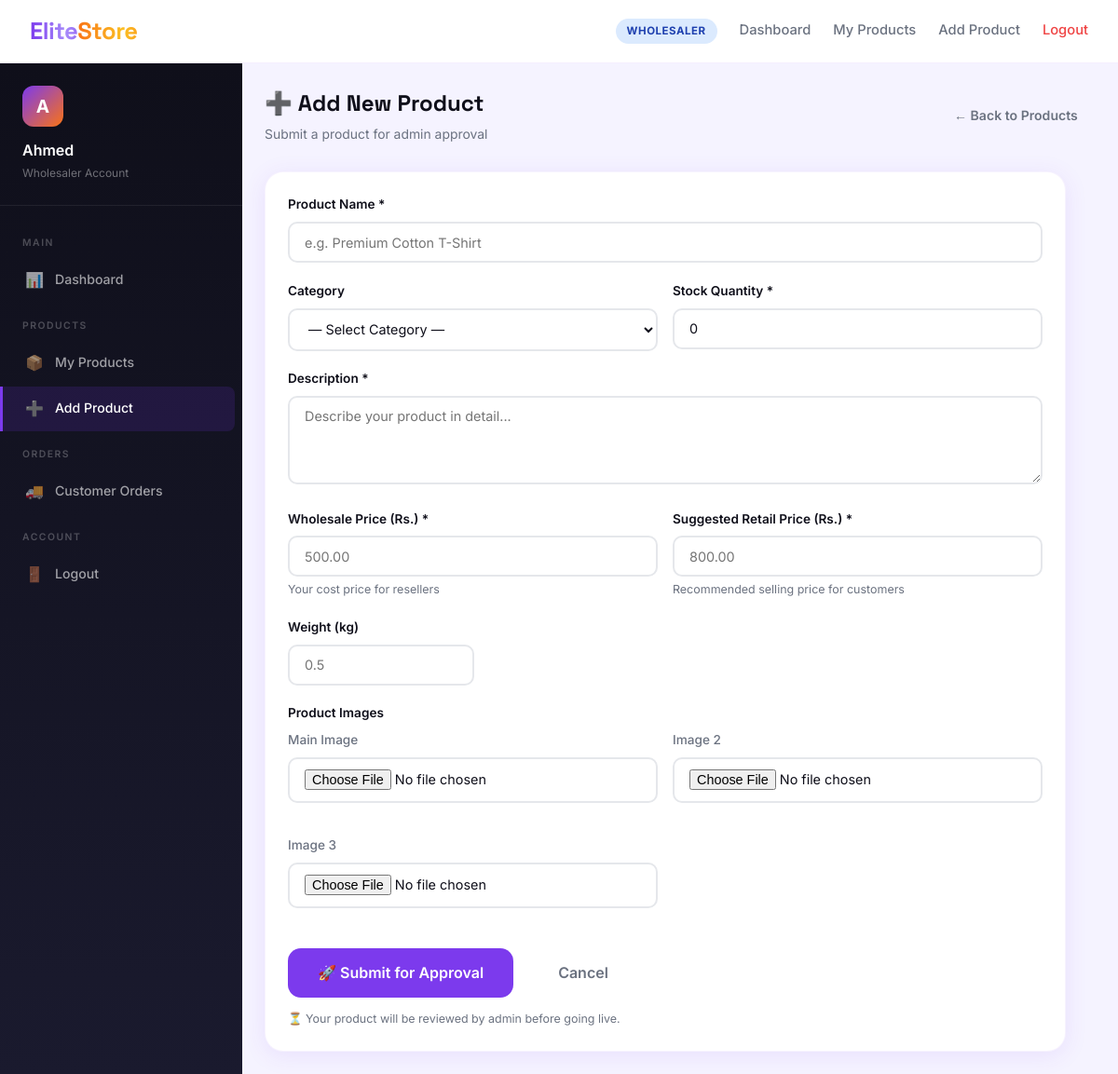
The app's page /wholesaler/add-product/ (signed in) with its own data.
### core/models.py (models this page shows, shortened)
class User(AbstractUser):
    ROLE_CHOICES = [
        ('admin', 'Admin'),
        ('wholesaler', 'Wholesaler'),
        ('reseller', 'Reseller'),
    ]
    role = models.CharField(max_length=20, choices=ROLE_CHOICES, default='reseller')
    phone = models.CharField(max_length=20, blank=True)
    city = models.CharField(max_length=100, blank=True)
    address = models.TextField(blank=True)
    is_verified = models.BooleanField(default=False)
    profile_pic = models.ImageField(upload_to='profiles/', blank=True, null=True)
    created_at = models.DateTimeField(auto_now_add=True)
    cnic = models.CharField(max_length=20, blank=True)
    business_name = models.CharField(max_length=200, blank=True)
    bank_name = models.CharField(max_length=100, blank=True)
    bank_account_title = models.CharField(max_length=200, blank=True)
    bank_account_number = models.CharField(max_length=50, blank=True)
    easypaisa_number = models.CharField(max_length=20, blank=True)
    jazzcash_number = models.CharField(max_length=20, blank=True)

### core/views.py (the view, shortened to what this page needs)
# urls.py: path('wholesaler/add-product/', views.add_product, name='add_product'),
@role_required('wholesaler')
def add_product(request):
    form = ProductForm()
    categories = Category.objects.all().order_by('name')
    return render(request, 'core/add_product.html', {'form': form, 'categories': categories})

### core/forms.py
class ProductForm(forms.ModelForm):
    class Meta:
        model = Product
        fields = ['name', 'category', 'description', 'wholesale_price', 'suggested_retail_price', 'stock', 'image', 'image2', 'image3', 'weight']
        widgets = {
            'description': forms.Textarea(attrs={'rows': 4}),
        }

### core/context_processors.py (called while the page is built)
def admin_context(request):
    if not request.user.is_authenticated or not hasattr(request.user, 'role'):
        return {}
    if request.user.role != 'admin':
        return {}
    return {
        'pending_users': User.objects.filter(is_verified=False).exclude(role='admin').count(),
        'pending_products': Product.objects.filter(status='pending').count(),
        'pending_payouts': Payout.objects.filter(status='pending').count(),
    }

### core/views.py (called while the page is built)
def role_required(*roles):
    def decorator(view_func):
        @wraps(view_func)
        @login_required
        def wrapper(request, *args, **kwargs):
            if request.user.role not in roles:
                messages.error(request, 'Access denied.')
                return redirect('dashboard')
            return view_func(request, *args, **kwargs)
        return wrapper
    return decorator

### templates/core/add_product.html (shortened to what this page needs)
{% extends 'core/base_dashboard.html' %}
{% block dashboard_content %}
<div class="page-header">
  <div>
    <h1 class="page-title">{% if edit %}✏️ Edit Product{% else %}➕ Add New Product{% endif %}</h1>
    <p class="page-subtitle">{% if edit %}Update your product details{% else %}Submit a product for admin approval{% endif %}</p>
  </div>
  <a href="{% url 'my_products' %}" class="btn btn-ghost">← Back to Products</a>
</div>
<div class="card" style="max-width:860px;">
  <form method="post" enctype="multipart/form-data">
    <div class="form-group">
      <label class="form-label">Product Name *</label>
      <input type="text" name="name" class="form-control" value="{{ form.name.value|default:'' }}" placeholder="e.g. Premium Cotton T-Shirt" required>
    </div>
    <div class="form-grid">
      <div class="form-group">
        <label class="form-label">Category</label>
        <select name="category" class="form-control">
          <option value="">— Select Category —</option>
        </select>
      </div>
      <div class="form-group">
        <label class="form-label">Stock Quantity *</label>
        <input type="number" name="stock" class="form-control" value="{{ form.stock.value|default:'0' }}" min="0" required>
      </div>
    </div>
    <div class="form-group">
      <label class="form-label">Description *</label>
      <textarea name="description" class="form-control" rows="4" placeholder="Describe your product in detail..." required>{{ form.description.value|default:'' }}</textarea>
    </div>
    <div class="form-grid">
      <div class="form-group">
        <label class="form-label">Wholesale Price (Rs.) *</label>
        <input type="number" name="wholesale_price" class="form-control" value="{{ form.wholesale_price.value|default:'' }}" step="0.01" min="0" placeholder="500.00" required>
        <p class="form-hint">Your cost price for resellers</p>
      </div>
      <div class="form-group">
        <label class="form-label">Suggested Retail Price (Rs.) *</label>
        <input type="number" name="suggested_retail_price" class="form-control" value="{{ form.suggested_retail_price.value|default:'' }}" step="0.01" min="0" placeholder="800.00" required>
        <p class="form-hint">Recommended selling price for customers</p>
      </div>
    </div>
    <div class="form-group">
      <label class="form-label">Weight (kg)</label>
      <input type="number" name="weight" class="form-control" value="{{ form.weight.value|default:'' }}" step="0.01" min="0" placeholder="0.5" style="max-width:200px;">
    </div>
    <div style="margin-bottom:1.5rem;">
      <label class="form-label">Product Images</label>
      <div class="form-grid">
        <div class="form-group">
          <label class="form-label" style="font-weight:500;color:var(--gray)">Main Image</label>
          <input type="file" name="image" class="form-control" accept="image/*" onchange="previewImage(this,'prev1')">
        </div>
        <div class="form-group">
          <label class="form-label" style="font-weight:500;color:var(--gray)">Image 2</label>
          <input type="file" name="image2" class="form-control" accept="image/*" onchange="previewImage(this,'prev2')">
        </div>
        <div class="form-group">
          <label class="form-label" style="font-weight:500;color:var(--gray)">Image 3</label>
          <input type="file" name="image3" class="form-control" accept="image/*" onchange="previewImage(this,'prev3')">
        </div>
      </div>
    </div>
    <div style="display:flex;gap:1rem;">
      <button type="submit" class="btn btn-primary btn-lg">{% if edit %}💾 Save Changes{% else %}🚀 Submit for Approval{% endif %}</button>
      <a href="{% url 'my_products' %}" class="btn btn-ghost btn-lg">Cancel</a>
    </div>
    {% if not edit %}<p class="form-hint" style="margin-top:0.8rem;">⏳ Your product will be reviewed by admin before going live.</p>{% endif %}
  </form>
</div>
{% endblock %}

### templates/core/base_dashboard.html (shortened to what this page needs)
{% extends 'core/base.html' %}
{% load static %}
{% block content %}
<div class="app-layout">
  <aside class="sidebar" id="sidebar">
    <div class="sidebar-header">
      <div class="sidebar-avatar">{{ user.first_name|first|default:user.username|first|upper }}</div>
      <h3>{{ user.first_name|default:user.username }}</h3>
      <p>{{ user.get_role_display }} Account</p>
    </div>
    <ul class="sidebar-nav">
      <li class="sidebar-section">Main</li>
      <li><a href="{% url 'dashboard' %}" class="{% if request.resolver_match.url_name == 'dashboard' %}active{% endif %}"><span class="icon">📊</span> Dashboard</a></li>
      {% if user.role == 'reseller' %}
      <li class="sidebar-section">Shop</li>
      <li><a href="{% url 'products' %}" class="{% if request.resolver_match.url_name == 'products' %}active{% endif %}"><span class="icon">🛍️</span> Browse Products</a></li>
      <li><a href="{% url 'place_order' %}" class="{% if request.resolver_match.url_name == 'place_order' %}active{% endif %}"><span class="icon">➕</span> Place Order</a></li>
      <li class="sidebar-section">My Account</li>
      <li><a href="{% url 'my_orders' %}" class="{% if request.resolver_match.url_name == 'my_orders' %}active{% endif %}"><span class="icon">📦</span> My Orders</a></li>
      <li><a href="{% url 'my_payouts' %}" class="{% if request.resolver_match.url_name == 'my_payouts' %}active{% endif %}"><span class="icon">💰</span> My Payouts</a></li>
      <li><a href="{% url 'request_payout' %}" class="{% if request.resolver_match.url_name == 'request_payout' %}active{% endif %}"><span class="icon">💳</span> Request Payout</a></li>
      {% elif user.role == 'wholesaler' %}
      <li class="sidebar-section">Products</li>
      <li><a href="{% url 'my_products' %}" class="{% if request.resolver_match.url_name == 'my_products' %}active{% endif %}"><span class="icon">📦</span> My Products</a></li>
      <li><a href="{% url 'add_product' %}" class="{% if request.resolver_match.url_name == 'add_product' %}active{% endif %}"><span class="icon">➕</span> Add Product</a></li>
      <li class="sidebar-section">Orders</li>
      <li><a href="{% url 'wholesaler_orders' %}" class="{% if request.resolver_match.url_name == 'wholesaler_orders' %}active{% endif %}"><span class="icon">🚚</span> Customer Orders</a></li>
      {% endif %}
      <li class="sidebar-section">Account</li>
      <li><a href="{% url 'logout' %}"><span class="icon">🚪</span> Logout</a></li>
    </ul>
  </aside>
  <main class="main-content">
    {% block dashboard_content %}{% endblock %}
  </main>
</div>
{% endblock %}

### templates/core/base.html (shortened to what this page needs)
<!DOCTYPE html>
<html lang="en">
<head>
{% load static %}
<link rel="stylesheet" href="{% static 'css/style.css' %}">
</head>
<body>
<nav class="navbar" id="mainNav">
  <a href="{% url 'home' %}" class="navbar-brand">
    <span class="brand-elite">Elite</span><span class="brand-store">Store</span>
  </a>
  <div class="nav-links" id="navLinks">
    {% if user.is_authenticated %}
      <span class="badge-role badge-{{ user.role }}">{{ user.get_role_display }}</span>
      <a href="{% url 'dashboard' %}">Dashboard</a>
      {% if user.role == 'reseller' %}
        <a href="{% url 'products' %}">Products</a>
        <a href="{% url 'my_orders' %}">My Orders</a>
      {% elif user.role == 'wholesaler' %}
        <a href="{% url 'my_products' %}">My Products</a>
        <a href="{% url 'add_product' %}">Add Product</a>
      {% elif user.role == 'admin' %}
        <a href="{% url 'admin_users' %}">Users</a>
        <a href="{% url 'admin_products' %}">Products</a>
        <a href="{% url 'admin_orders' %}">Orders</a>
      {% endif %}
      <a href="{% url 'logout' %}" class="nav-logout">Logout</a>
    {% else %}
      <a href="{% url 'products' %}">Browse</a>
      <a href="{% url 'login' %}">Login</a>
      <a href="{% url 'register' %}">Get Started</a>
      <a href="{% url 'admin_login' %}">🛡️ Admin</a>
    {% endif %}
  </div>
</nav>
{% block content %}{% endblock %}
</body>
</html>

### records on screen
User: role "WHOLESALER", first_name|first "A", first_name "Ahmed", role "Wholesaler"
